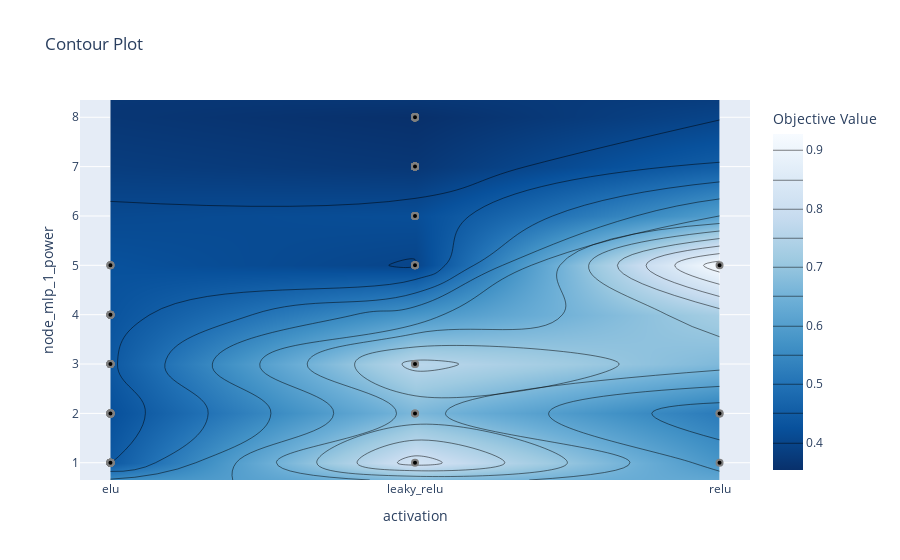

Write notebook code for a chart like this one.
### Code cell
# plot the estimated accuracy surface over hyperparameters:
fig = optuna.visualization.plot_contour(study_vis, params=['activation', 'node_mlp_1_power'])
fig.show()

### Figure 1 — Plotly figure (JSON) as saved in the notebook; plotly's stock layout.template omitted (floating-point values rounded to 4 significant figures; data arrays with more than 128 entries replaced by an {"elided": "..."} marker saying what was removed)
{"data": [{"colorbar": {"title": {"text": "Objective Value"}}, "colorscale": [[0, "rgb(247,251,255)"], [0.125, "rgb(222,235,247)"], [0.25, "rgb(198,219,239)"], [0.375, "rgb(158,202,225)"], [0.5, "rgb(107,174,214)"], [0.625, "rgb(66,146,198)"], [0.75, "rgb(33,113,181)"], [0.875, "rgb(8,81,156)"], [1, "rgb(8,48,107)"]], "connectgaps": true, "contours": {"coloring": "heatmap"}, "hoverinfo": "none", "line": {"smoothing": 1.3}, "reversescale": true, "type": "contour", "x": ["elu", "leaky_relu", "relu"], "y": [0.65, 1, 2, 3, 4, 5, 6, 7, 8, 8.35], "z": [[null, null, null], [0.4441, 0.8218, 0.5784], [0.4222, 0.6648, 0.5172], [0.4426, 0.7636, null], [0.4308, null, null], [0.425, 0.3976, 0.9279], [null, 0.4174, null], [null, 0.3685, null], [null, 0.3531, null], [null, null, null]]}, {"marker": {"color": "black", "line": {"color": "Grey", "width": 2}}, "mode": "markers", "showlegend": false, "type": "scatter", "x": {"elided": "131 str values"}, "y": {"elided": "131 int values"}}], "layout": {"title": {"text": "Contour Plot"}, "xaxis": {"range": [-0.1, 2.1], "title": {"text": "activation"}, "type": "category"}, "yaxis": {"range": [0.65, 8.35], "title": {"text": "node_mlp_1_power"}}}}
